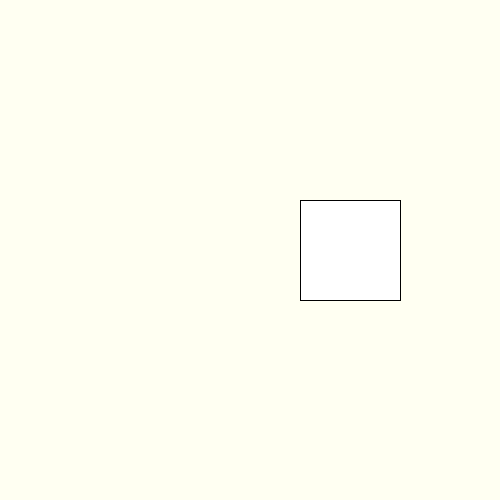
Frame 1 (no input)
Frame 60 (the mouse pressed at the canvas centre just before this capture): identical to frame 1, image omitted
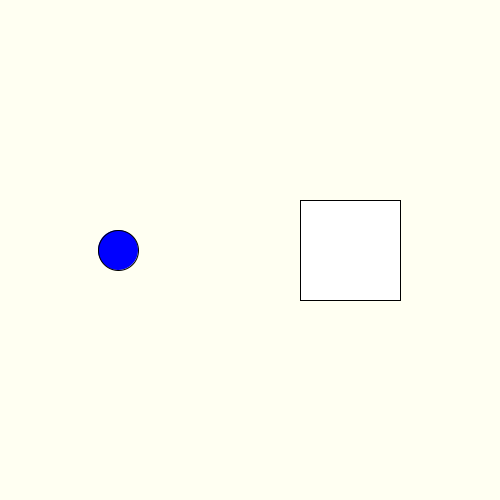
Frame 120 (the mouse held since frame 60 and released just before this capture)

The Processing sketch that drew these frames (run headless with seeded random() and noise(); from frame 60 on, the mouse is pressed at the canvas centre):

// Processing sketch: week17_15_stage_ArrayList_class_Circle_add_new_Circle
// ── week17_15_stage_ArrayList_class_Circle_add_new_Circle.pde
// week17_15_stage_ArrayList_class_Circle_add_new_Circle
ArrayList<Circle> cc = new ArrayList<Circle>();
void setup(){
  size(500,500);
}
Circle c = new Circle();
void draw(){
  background(#FFFFF2);
  fill(255); 
  rect(300, 200, 100, 100);
  for(Circle c : cc){
    c.insideRectAndKeyPressed(c, 300, 200, 100, 100); 
    c.draw();
    c.update();
  }
}
void mousePressed(){
  cc.add(new Circle());
}
class Circle {
  int state = 0; //0: normal blue, 1: animation white, 2: red
  int animT = 0;
  int dir = UP;
  float x = 0, y = 250;
  void draw(){
    if(state==0) fill(0,0,255);
    if(state==1) fill( 255, lerp(255, 0, 1-animT/60.0), lerp(255, 0, 1-animT/60.0));
    if(state==2) fill(255,0,0);
    ellipse(x, y, 40, 40);
  }
  void insideRectAndKeyPressed(Circle c, int x, int y, int w, int h) {
    if(x<c.x && c.x <x+w && y<c.y && c.y<y+h){
      if(keyPressed && keyCode==c.dir) c.change1();
    }
  }
  void change1(){
    state = 1;
    animT = 60; //要從很白,慢慢變紅, 花1秒    
  }
  void update(){
    x+=2;
    if(state==1){
      animT--;
      if(animT==0) state=2;
    }
    if(x>500){
      state=0;
      x = 0;
    }
  }
}
